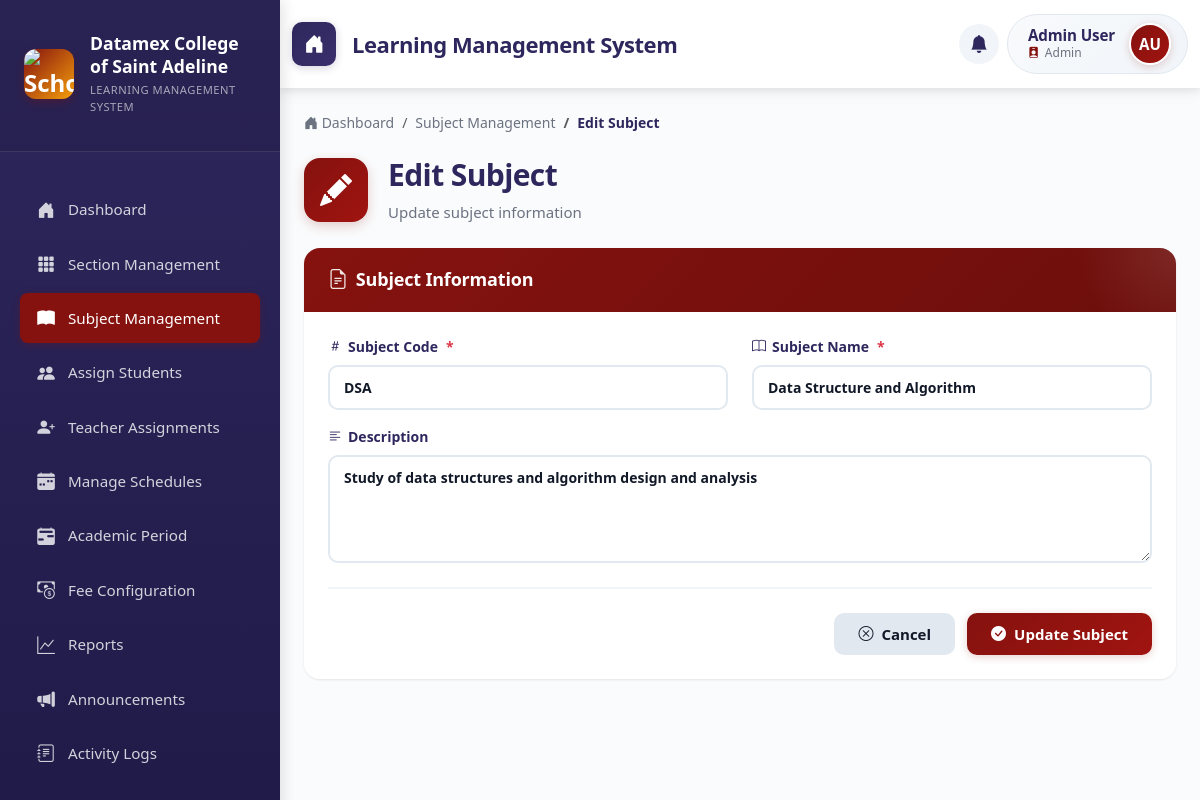
The app's page /index.php?page=edit_subject&id=2 (signed in) with its own data.
### tables this page shows
CREATE TABLE subjects (
    subject_id INT AUTO_INCREMENT PRIMARY KEY,
    subject_code VARCHAR(20) UNIQUE NOT NULL,
    subject_name VARCHAR(200) NOT NULL,
    description TEXT NULL,
    created_at TIMESTAMP DEFAULT CURRENT_TIMESTAMP,
    updated_at TIMESTAMP DEFAULT CURRENT_TIMESTAMP ON UPDATE CURRENT_TIMESTAMP
);

### app/controllers/SubjectController.php (called while the page is built, shortened)
<?php
require_once __DIR__ . '/../models/Subject.php';
class SubjectController
{
    private $subject_model;
    public function __construct()
    {
        $this->subject_model = new Subject();
    }
        ?>
        <?php
    public function showEditSubject()
    {
        $subject_id = $_GET['id'] ?? null;
        $subject = $this->subject_model->getById($subject_id);
        require __DIR__ . '/../views/admin/edit_subject.php';
    }
}

### public/index.php (called while the page is built, shortened)
<?php
require_once __DIR__ . '/../app/routes.php';

### app/models/Subject.php (called while the page is built, shortened)
<?php
require_once __DIR__ . '/../../config/db_connection.php';
class Subject
{
    private $connection;
    public function __construct()
    {
        global $connection;
        $this->connection = $connection;
    }
    public function getById($subject_id)
    {
        $stmt = $this->connection->prepare("
            SELECT subject_id, subject_code, subject_name, description
            FROM subjects
            WHERE subject_id = ?
        ");
        $stmt->execute([$subject_id]);
        return $stmt->fetch();
    }
}

### app/views/admin/edit_subject.php (the view, shortened to what this page needs)
<!DOCTYPE html>
<html lang="en">
<head>
    <link rel="stylesheet" href="bootstrap/css/bootstrap.min.css">
    <link rel="stylesheet" href="bootstrap/css/bootstrap-icons.css">
    <link rel="stylesheet" href="css/main.css">
    <link rel="stylesheet" href="css/shared/sidenav.css">
    <link rel="stylesheet" href="css/shared/top-navbar.css">
    <link rel="stylesheet" href="css/pages/subject_management.css">
</head>
<body>
    <div class="toast-container position-fixed top-0 end-0 p-3" style="z-index: 1100;" id="toastContainer"></div>
    <div class="d-flex">
        <div class="sidenav">
            <div class="sidenav-header">
                <div class="school-brand">
                    <div class="school-logo">
                        <img src="assets/DCSA-LOGO.png" alt="School Logo"
                            style="width: 100%; height: 100%; object-fit: contain; border-radius: 0.75rem;">
                    </div>
                    <div class="school-info">
                        <h5>Datamex College of Saint Adeline</h5>
                        <p class="subtitle">Learning Management System</p>
                    </div>
                </div>
            </div>
            <ul class="sidenav-menu">
                <li class="nav-item">
                    <a class="nav-link" href="index.php?page=admin_dashboard">
                        <i class="bi bi-house-door-fill"></i>
                        <span>Dashboard</span>
                    </a>
                </li>
                <li class="nav-item">
                    <a class="nav-link" href="index.php?page=manage_sections">
                        <i class="bi bi-grid-3x3-gap-fill"></i>
                        <span>Section Management</span>
                    </a>
                </li>
                <li class="nav-item">
                    <a class="nav-link active" href="index.php?page=subjects">
                        <i class="bi bi-book-fill"></i>
                        <span>Subject Management</span>
                    </a>
                </li>
                <li class="nav-item">
                    <a class="nav-link" href="index.php?page=student_sections">
                        <i class="bi bi-people-fill"></i>
                        <span>Assign Students</span>
                    </a>
                </li>
                <li class="nav-item">
                    <a class="nav-link" href="index.php?page=teacher_assignments">
                        <i class="bi bi-person-plus-fill"></i>
                        <span>Teacher Assignments</span>
                    </a>
                </li>
                <li class="nav-item">
                    <a class="nav-link" href="index.php?page=teacher_schedules">
                        <i class="bi bi-calendar-week-fill"></i>
                        <span>Manage Schedules</span>
                    </a>
                </li>
                <li class="nav-item">
                    <a class="nav-link" href="index.php?page=academic_period">
                        <i class="bi bi-calendar2-range-fill"></i>
                        <span>Academic Period</span>
                    </a>
                </li>
                <li class="nav-item">
                    <a class="nav-link" href="index.php?page=fee_config">
                        <i class="bi bi-cash-coin"></i>
                        <span>Fee Configuration</span>
                    </a>
                </li>
                <li class="nav-item">
                    <a class="nav-link" href="index.php?page=reports">
                        <i class="bi bi-graph-up"></i>
                        <span>Reports</span>
                    </a>
                </li>
                <li class="nav-item">
                    <a class="nav-link" href="index.php?page=announcements">
                        <i class="bi bi-megaphone-fill"></i><span>Announcements</span>
                    </a>
                </li>
                <li class="nav-item">
                    <a class="nav-link" href="index.php?page=admin_activity_logs">
                        <i class="bi bi-journal-text"></i>
                        <span>Activity Logs</span>
                    </a>
                </li>
                <li class="nav-item">
                    <a class="nav-link" href="index.php?page=logout">
                        <i class="bi bi-box-arrow-right"></i>
                    </a>
                </li>
            </ul>
        </div>
        <div class="main-content flex-grow-1">
            <?php require __DIR__ . '/../shared/top_navbar.php'; ?>
            <div class="container-fluid p-4">
                <nav aria-label="breadcrumb">
                    <ol class="breadcrumb">
                        <li class="breadcrumb-item">
                            <a href="index.php?page=admin_dashboard">
                                <i class="bi bi-house-door-fill"></i> Dashboard
                            </a>
                        </li>
                        <li class="breadcrumb-item">
                            <a href="index.php?page=subjects">
                                Subject Management
                            </a>
                        </li>
                        <li class="breadcrumb-item active" aria-current="page">
                            Edit Subject
                        </li>
                    </ol>
                </nav>
                <div class="page-header">
                    <div class="header-content">
                        <div class="header-icon">
                            <i class="bi bi-pencil-fill"></i>
                        </div>
                        <div class="header-text">
                            <h1 class="header-title">Edit Subject</h1>
                            <p class="header-subtitle">Update subject information</p>
                        </div>
                    </div>
                </div>
                <div class="card subject-form-card">
                    <div class="card-header">
                        <h5 class="mb-0">
                            <i class="bi bi-file-earmark-text"></i>
                            Subject Information
                        </h5>
                    </div>
                    <div class="card-body">
                        <form id="editSubjectForm">
                            <div class="row">
                                <div class="col-md-6 mb-3">
                                    <label class="form-label">
                                        <i class="bi bi-hash"></i>
                                        Subject Code
                                        <span class="text-danger">*</span>
                                    </label>
                                    <input type="text"
                                        class="form-control"
                                        name="subject_code"
                                        placeholder="e.g., CS101"
                                        value="<?= htmlspecialchars($subject['subject_code']) ?>"
                                        required>
                                </div>
                                <div class="col-md-6 mb-3">
                                    <label class="form-label">
                                        <i class="bi bi-book"></i>
                                        Subject Name
                                        <span class="text-danger">*</span>
                                    </label>
                                    <input type="text"
                                        class="form-control"
                                        name="subject_name"
                                        placeholder="e.g., Introduction to Computer Science"
                                        value="<?= htmlspecialchars($subject['subject_name']) ?>"
                                        required>
                                </div>
                            </div>
                            <div class="mb-3">
                                <label class="form-label">
                                    <i class="bi bi-text-left"></i>
                                    Description
                                </label>
                                <textarea class="form-control"
                                    name="description"
                                    rows="4"
                                    placeholder="Enter subject description (optional)"><?= htmlspecialchars($subject['description'] ?? '') ?></textarea>
                            </div>
                            <div class="form-actions">
                                <a href="index.php?page=subjects" class="btn btn-secondary">
                                    <i class="bi bi-x-circle"></i>
                                    Cancel
                                </a>
                                <button type="submit" class="btn btn-primary">
                                    <i class="bi bi-check-circle-fill"></i>
                                    Update Subject
                                </button>
                            </div>
                        </form>
                    </div>
                </div>
            </div>
        </div>
    </div>
</body>
</html>

### public/css/shared/sidenav.css (style rules this page uses)
.sidenav-menu .nav-item { margin-bottom: 0.25rem; }
.sidenav-menu .nav-link { display: flex; align-items: center; padding: 0.75rem 1rem; color: rgba(255, 255, 255, 0.8); text-decoration: none; border-radius: 0.5rem; transition: all 0.2s ease; font-size: 0.95rem; font-weight: 500; }
.sidenav-menu .nav-link.active { background-color: var(--primary); color: #ffffff; box-shadow: 0 2px 8px rgba(133, 18, 15, 0.3); }
.sidenav { width: 280px; min-height: 100vh; background: linear-gradient(180deg, var(--secondary) 0%, #1f1a47 100%); color: #ffffff; padding: 0; position: fixed; top: 0; left: 0; overflow-y: auto; transition: all 0.3s ease; z-index: 1050; box-shadow: 4px 0 12px rgba(0, 0, 0, 0.1); }
.sidenav-header { padding: 2rem 1.5rem 1.5rem; margin-bottom: 1rem; border-bottom: 1px solid rgba(255, 255, 255, 0.1); background: rgba(0, 0, 0, 0.1); }
.school-brand { display: flex; align-items: center; gap: 1rem; margin-bottom: 0.75rem; }
.school-logo { width: 50px; height: 50px; background: linear-gradient(135deg, var(--primary) 0%, var(--accent) 100%); border-radius: 0.75rem; display: flex; align-items: center; justify-content: center; font-size: 1.5rem; color: #ffffff; font-weight: 700; box-shadow: 0 4px 8px rgba(133, 18, 15, 0.3); flex-shrink: 0; }
.school-info h5 { margin: 0 0 0.25rem 0; font-size: 1.1rem; font-weight: 700; color: #ffffff; line-height: 1.3; }
.school-info .subtitle { font-size: 0.7rem; color: rgba(255, 255, 255, 0.6); margin: 0; text-transform: uppercase; letter-spacing: 0.5px; font-weight: 500; }
.sidenav-menu { list-style: none; padding: 1rem 1.25rem; margin: 0; }
.sidenav-menu .nav-link i { margin-right: 0.75rem; font-size: 1.1rem; width: 20px; text-align: center; }
.main-content { margin-left: 280px; min-height: 100vh; transition: margin-left 0.3s ease; background-color: #fafbfc; }

### public/css/variables.css (style rules this page uses)
:root { --primary: #85120F; --secondary: #2E275D; --accent: #F59E0B; --danger: #EF4444; --gray-500: #6B7280; --gray-900: #111827; --bs-primary: var(--primary); --bs-danger: var(--danger); }

### records on screen
subjects: subject_code "DSA", subject_name "Data Structure and Algorithm", description "Study of data structures and algorithm design and analysis"

### other values on screen
$page_title "Learning Management System"
$firstname . ' ' . $lastname "Admin User"
$_SESSION['user_role'] "Admin"
$initials "AU"
